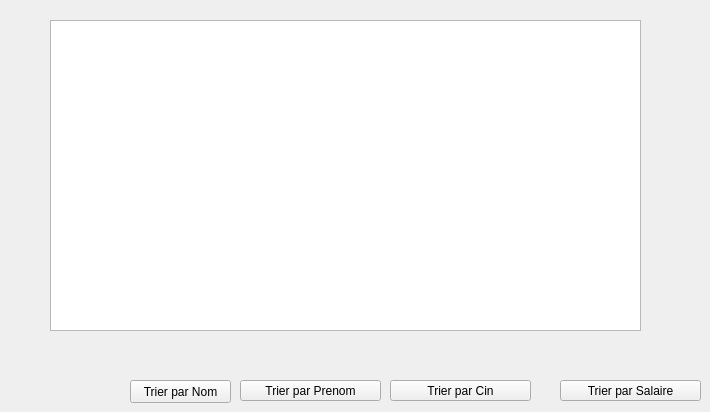
     <widget class="QWidget" name="tab_13">
      <attribute name="title">
       <string>Afficher</string>
      </attribute>
      <widget class="QTableView" name="AfficherEns">
       <property name="geometry">
        <rect>
         <x>50</x>
         <y>20</y>
         <width>591</width>
         <height>311</height>
        </rect>
       </property>
      </widget>
      <widget class="QPushButton" name="TrieNomENS">
       <property name="geometry">
        <rect>
         <x>130</x>
         <y>380</y>
         <width>101</width>
         <height>23</height>
        </rect>
       </property>
       <property name="text">
        <string>Trier par Nom</string>
       </property>
      </widget>
      <widget class="QPushButton" name="TrieCinEns">
       <property name="geometry">
        <rect>
         <x>390</x>
         <y>380</y>
         <width>141</width>
         <height>21</height>
        </rect>
       </property>
       <property name="text">
        <string>Trier par Cin</string>
       </property>
      </widget>
      <widget class="QPushButton" name="TrieSalaireEns">
       <property name="geometry">
        <rect>
         <x>560</x>
         <y>380</y>
         <width>141</width>
         <height>21</height>
        </rect>
       </property>
       <property name="text">
        <string>Trier par Salaire</string>
       </property>
      </widget>
      <widget class="QPushButton" name="TriePrenomEns">
       <property name="geometry">
        <rect>
         <x>240</x>
         <y>380</y>
         <width>141</width>
         <height>21</height>
        </rect>
       </property>
       <property name="text">
        <string>Trier par Prenom</string>
       </property>
      </widget>
     </widget>
